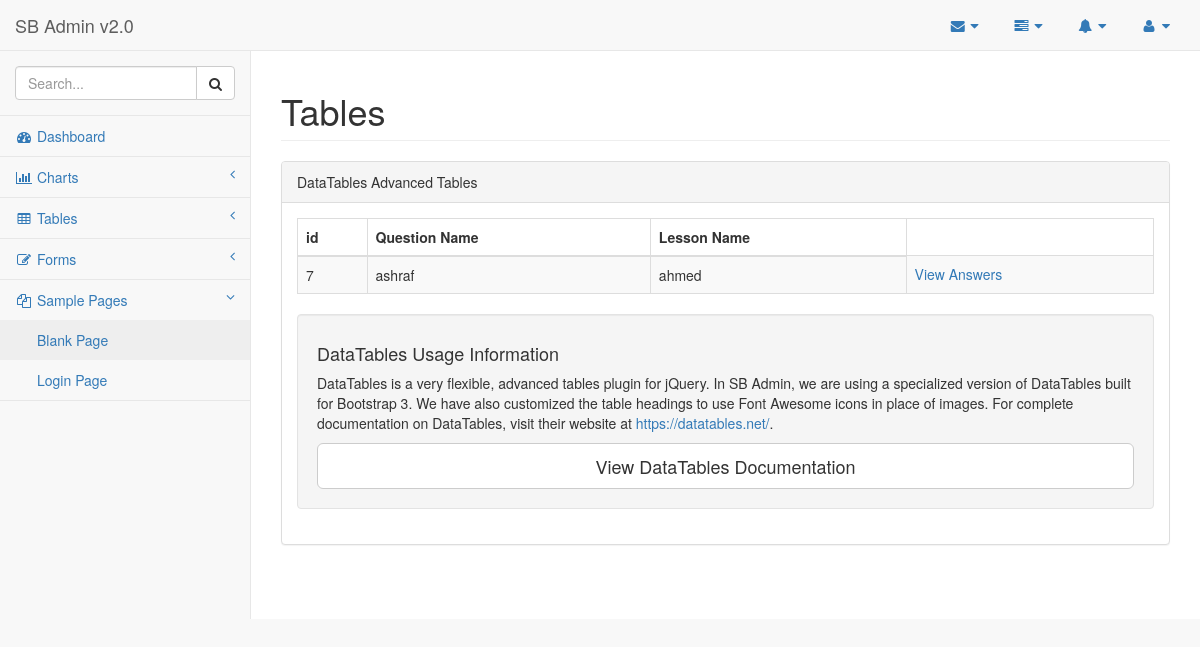
The app's page /view_questions.php?id=7 (signed in) with its own data.
### tables this page shows
CREATE TABLE `questions` (
  `id` int(11) NOT NULL,
  `name` varchar(1000) NOT NULL,
  `lesson_id` int(11) NOT NULL
);

CREATE TABLE `lessons` (
  `id` int(11) NOT NULL,
  `name` varchar(50) NOT NULL,
  `department_id` int(11) NOT NULL
);

### panel/connection/conn.php (called while the page is built, shortened)
<?php
class connection {
    protected $host = "localhost";
    protected $dbname = "school_managment_system";
    protected $user = "root";
    protected $pass = "1234";
    function __construct() {
        try {
            $this->DBC = new PDO("mysql:host=$this->host;dbname=$this->dbname", $this->user, $this->pass);
        }
        catch (PDOException $e) {
            echo $e->getMessage();
        }
    }
}
?>

### view_questions.php (the view)
<?php
include "blank.php";
function content(){
?>
 <div id="page-wrapper">
            <div class="row">
                <div class="col-lg-12">
                    <h1 class="page-header">Tables</h1>
                </div>
            </div>
            <div class="row">
                <div class="col-lg-12">
                    <div class="panel panel-default">
                        <div class="panel-heading">
                            DataTables Advanced Tables
                        </div>
                        <div class="panel-body">
                            <table width="100%" class="table table-striped table-bordered table-hover" id="dataTables-example">
  <thead>
              <tr> <th>id</th> <th>Question Name</th> <th>Lesson Name</th>   </tr>
          </thead>
          <tbody>
<?
         $conn=new connection();
         $id=$_GET['id'];
         $prepare ='SELECT * FROM questions where lesson_id = '.$id;
         $stmt= $conn->DBC->prepare($prepare);
         $stmt->execute();
         while($data = $stmt->fetch( PDO::FETCH_ASSOC )){
           $prepare1 ='SELECT * FROM lessons  where id='.$id;
           $stmt1= $conn->DBC->prepare($prepare1);
           $stmt1->execute();
           $data1 = $stmt1->fetch( PDO::FETCH_ASSOC);
    ?>
    <tr> <td><?php echo $data['id']; ?></td>  <td><?php echo $data['name']; ?></td>  <td><?php echo $data1['name']; ?></td> <td> <a href="view_answers.php?<?  echo "id=".$data['id']?>"> View Answers </a>
    </tr>
    <?php } ?>
          </tbody>
                            </table>
                            <div class="well">
                                <h4>DataTables Usage Information</h4>
                                <p>DataTables is a very flexible, advanced tables plugin for jQuery. In SB Admin, we are using a specialized version of DataTables built for Bootstrap 3. We have also customized the table headings to use Font Awesome icons in place of images. For complete documentation on DataTables, visit their website at <a target="_blank" href="https://datatables.net/">https://datatables.net/</a>.</p>
                                <a class="btn btn-default btn-lg btn-block" target="_blank" href="https://datatables.net/">View DataTables Documentation</a>
                            </div>
                             </div>
                    </div>
                </div>
            </div>
            </div>
 <?php
}
?>

### records on screen
questions: id "7", name "ashraf", lesson.name "ahmed"
